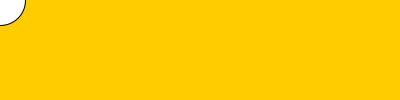
Frame 1 (no input)
Frame 60 (the mouse pressed at the canvas centre just before this capture): identical to frame 1, image omitted
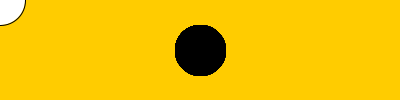
Frame 120 (the mouse held since frame 60 and released just before this capture)

The Processing sketch that drew these frames (run headless with seeded random() and noise(); from frame 60 on, the mouse is pressed at the canvas centre):

// Processing sketch: sketch_190605e
// ── sketch_190605e.pde
void setup() {
  size(400, 100);
}

void draw() {
  if (mousePressed) {
    fill(0);
  } else {
    fill(255);
    background(255, 204, 0);
  }
  
  ellipse(mouseX, mouseY, 50, 50);
}
